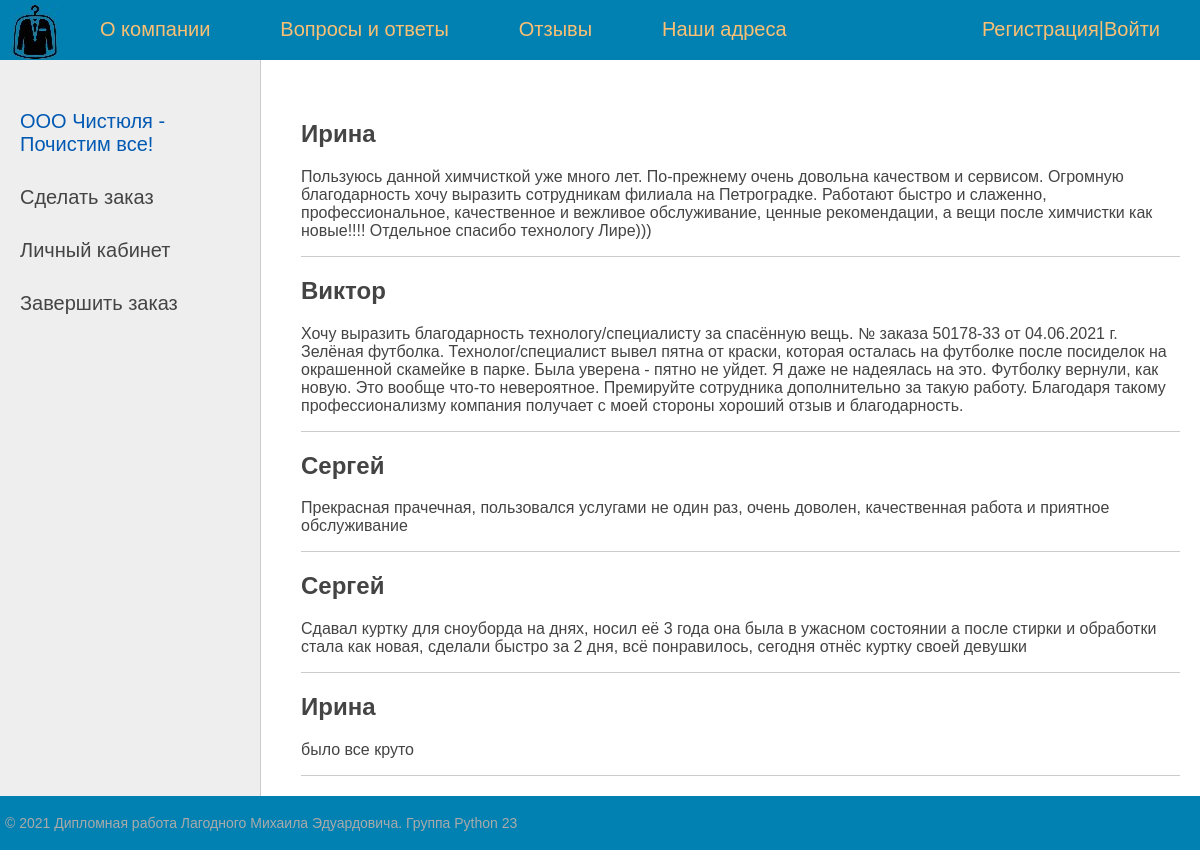
/review/, run on the app's committed database.
### services/models.py (models this page shows, shortened)
class Reviews(models.Model):
    client_id_reviews = models.ForeignKey(Client, on_delete=models.SET_NULL, verbose_name='ID Клиента Отзыв', null=True)
    text_reviews = models.TextField(blank=True, verbose_name='Отзыв')
    class Meta:
        verbose_name = "Отзыв"
        verbose_name_plural = "Отзыв"
        ordering = ['id']

class Client(models.Model):
    name = models.CharField(max_length=255,verbose_name= 'Имя')
    patronymic = models.CharField(max_length=255,verbose_name= 'Отчество')
    lastname = models.CharField(max_length=255,verbose_name= 'Фамилия')
    tel = models.IntegerField(verbose_name="телефон")
    street = models.CharField(max_length=255, verbose_name="улица")
    house = models.PositiveIntegerField(verbose_name="дом")
    building = models.CharField(max_length=5, verbose_name="строение")
    entrance = models.PositiveIntegerField(verbose_name="подъезд")
    flat = models.PositiveIntegerField(verbose_name="квартира")
    email = models.EmailField(max_length=254)
    class Meta:
        verbose_name = "Клиенты"
        verbose_name_plural = "Клиенты"
        ordering = ['id']

### services/views.py (the view)
# urls.py: path('review/', Service_Review.as_view(), name='review'),
class Service_Review(ListView):
    model = Reviews
    template_name = 'services/review.html'
    context_object_name = 'posts'
    def get_context_data(self, *, object_list=None, **kwargs):
        context = super().get_context_data(**kwargs)
        context['menu'] = menu
        context['title'] = 'Отзывы'
        return context

### services/templates/services/review.html
{% extends 'services/base.html' %}
{% block content %}
<ul class="list-articles">
	{% for p in posts %}
			<li><h2>{{p.client_id_reviews.name}}</h2>
	{% autoescape on %}
	{{p.text_reviews|linebreaks}}
	{% endautoescape %}
			</li>
	{% endfor %}
</ul>
{% endblock %}

### services/templates/services/base.html (shortened to what this page needs)
{% load static %}
<!DOCTYPE html>
<html>
<head>
	<link type="text/css" href="{% static 'services/css/styles.css' %}" rel="stylesheet" />
</head>
<body>
<table class="table-page" border=0 cellpadding="0" cellspacing="0">
<tr><td valign=top>
{% block mainmenu %}
		<div class="header">
			<ul id="mainmenu" class="mainmenu">
			<li class="logo"><a href="{% url 'home' %}"><div class="logo">
			</div></a></li>
{% for m in menu %}
			<li><a href="{% url m.url_name %}">{{m.title}}</a></li>
{% endfor %}
				{% if request.user.is_authenticated %}
				<li class="last">{{user.username}} | <a href="{% url 'logout' %}">Выйти</a></li>
				{% else %}
				<li class="last"><a href="{% url 'register' %}">Регистрация</a>|<a href="{% url 'login' %}">Войти</a></li>
				{% endif%}
			</ul>
		</div>
{% endblock mainmenu %}
<table class="table-content" border=0 cellpadding="0" cellspacing="0">
<tr>
	<td valign="top" class="left-chapters">
	<ul id="leftchapters">
		<li class="selected">ООО Чистюля - Почистим все!</li>
		<li><a href="{% url 'great_order' %}">Сделать заказ</a></li>
		<li><a href="{% url 'addclient' %}">Личный кабинет</a></li>
		<li><a href="{% url 'add_order' %}">Завершить заказ</a></li>
	</ul>
</td>
<td valign="top" class="content">
	<div class="content-text">
{% block content %}
{% endblock %}
	</div>
</td></tr></table>
</td></tr>
<tr><td valign=top>
	<div id="footer">
		<p>&copy; 2021 Дипломная работа Лагодного Михаила Эдуардовича. Группа Python 23 </p>
	</div>
</td></tr></table>
</body>
</html>

### services/static/services/css/styles.css (style rules this page uses)
html, body { font-family: 'Arial'; margin: 0; padding: 0; height: 100%; width: 100%; color: #444; }
a { color: #444; text-decoration: none; }
ul.list-articles { list-style: none; margin: 0; padding: 0; }
ul.list-articles li { border-bottom: 1px solid #ccc; }
.table-page { width: 100%; height: 100%; vertical-align: top; }
.table-page tr { height: 100%; }
.header { background: #0081b2; height: 60px; }
.logo { background: url('../images/50x54.jpg') no-repeat 10px 5px; width: 70px; height: 60px; }
ul.mainmenu { list-style: none; margin: 0; padding: 0; height: 60px; color: #fdc073; font-size: 20px; overflow: hidden; }
ul.mainmenu li { float: left; margin: 18px 40px 0 30px; }
ul.mainmenu li.logo { margin: 0 ; }
ul.mainmenu li.last { float: right; }
ul.mainmenu li a { color: #fdc073; text-decoration: none; }
.table-content { width: 100%; min-height: 100%; height: 100%; }
.left-chapters { margin: 0; background: #eee; border-right: 1px solid #ccc; min-height: 100%; }
.left-chapters ul { width: 230px; min-height: 100%; margin: 0; padding: 20px 10px 10px 20px; list-style: none; font-size: 20px; }
.left-chapters ul li { margin: 30px 0 0 0; color: #999; }
.left-chapters ul li.selected { color: #0059b2; }
.left-chapters ul li a { color: #444; text-decoration: none; }
.content { padding: 40px 20px 20px 40px; width: 100%; box-sizing: border-box; }
#footer { box-sizing: border-box; background: #0081b2; padding: 5px; color: #aaa; font-size: 14px; font-family: Verdana, Geneva, Arial, Helvetica; text-align: left; overflow: hidden; }

### data on the page
Reviews: client_id_reviews.name "Ирина", text_reviews "Пользуюсь данной химчисткой уже много лет. По-прежнему очень довольна качеством и сервисом. Огромную благодарность хочу выразить сотрудникам филиала на Петроградке. Работают быстро и слаженно, профессиональное, качественное и вежливое обслуживание, ценные рекомендации, а вещи после химчистки как новые!!!! Отдельное спасибо технологу Лире)))"
Reviews: client_id_reviews.name "Виктор", text_reviews "Хочу выразить благодарность технологу/специалисту за спасённую вещь. № заказа 50178-33 от 04.06.2021 г. Зелёная футболка. Технолог/специалист вывел пятна от краски, которая осталась на футболке после посиделок на окрашенной скамейке в парке. Была уверена - пятно не уйдет. Я даже не надеялась на это. Футболку вернули, как новую. Это вообще что-то невероятное. Премируйте сотрудника дополнительно за такую работу. Благодаря такому профессионализму компания получает с моей стороны хороший отзыв и благодарность."
Reviews: client_id_reviews.name "Сергей", text_reviews "Прекрасная прачечная, пользовался услугами не один раз, очень доволен, качественная работа и приятное обслуживание"
Reviews: client_id_reviews.name "Сергей", text_reviews "Сдавал куртку для сноуборда на днях, носил её 3 года она была в ужасном состоянии а после стирки и обработки стала как новая, сделали быстро за 2 дня, всё понравилось, сегодня отнёс куртку своей девушки"
Reviews: client_id_reviews.name "Ирина", text_reviews "было все круто"

### other printed values
{{ m.title }} "О компании" "Вопросы и ответы" "Отзывы" "Наши адреса"
